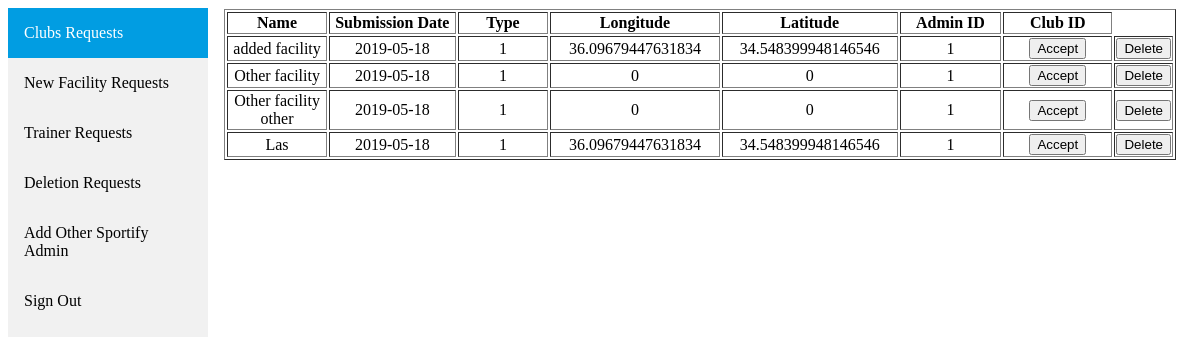
The page /facReqs.php on the database its author committed.
### tables this page shows
CREATE TABLE `newactssubmissions` (
  `id` int(11) NOT NULL,
  `actname` varchar(50) NOT NULL,
  `date` date NOT NULL,
  `type` int(11) NOT NULL,
  `longitude` double NOT NULL,
  `latitude` double NOT NULL,
  `adminid` int(11) NOT NULL,
  `checked` int(11) NOT NULL DEFAULT '1'
);

### facReqs.php (the view, shortened to what this page needs)
<html>
<head>
<link rel="stylesheet" type="text/css" href="css/sportifyAdmin.css" >
</head>
<body>
<?php require("sportifyAdminSidebar.php");
?>
<div class="content">
<table border=1>
<th> Name </th> <th> Submission Date </th> <th> Type </th> <th> Longitude </th> <th> Latitude </th> <th> Admin ID </th> <th> Club ID </th>
<?php
$conn = mysqli_connect("localhost", "root", "", "sportify");
$query = "SELECT * FROM `newactssubmissions` where checked = 1";
$result = mysqli_query($conn, $query);
while($row = mysqli_fetch_array($result)){
	echo "<tr>";
	for($i = 0 ; $i < 8; $i++)
	{
		if($i == 0 || $i == 6)continue;
		echo "<td>" .$row[$i]. "</td>";
	}
	echo "<td>  <a href='acceptFac.php?id=$row[0]'> <button> Accept  </button> </a> </td>";
	echo "<td>  <a href='deleteFac.php?id=$row[0]'> <button> Delete  </button> </a> </td>";
	echo "</tr>";
}
 ?>
</table>
</div>
</body>
</html>

### sportifyAdminSidebar.php
<div class="sidebar">
  <a class="active" href="sportifyAdmin.php?id=<?php echo $_GET['id']; ?>">Clubs Requests</a>
  <a href="facReqs.php?id=<?php echo $_GET['id']; ?>">New Facility Requests </a>
  <a href="trainerReqs.php?id=<?php echo $_GET['id']; ?>">Trainer Requests</a>
  <a href="deletionRequests.php?id=<?php echo $_GET['id']; ?>"> Deletion Requests </a>
  <a href="addSportifyAdmin.php?id=<?php echo $_GET['id']; ?>"> Add Other Sportify Admin </a>
  <a href="logout.php?id=<?php echo $_GET['id']; ?>">Sign Out</a>
</div>

### css/sportifyAdmin.css (style rules this page uses)
.sidebar { margin: 0; padding: 0; width: 200px; background-color: #f1f1f1; position: fixed; height: 100%; overflow: auto; }
.sidebar a { display: block; color: black; padding: 16px; text-decoration: none; }
.sidebar a.active { background-color: #019DE2; color: white; }
div.content { margin-left: 200px; padding: 1px 16px; height: 1000px; }

### facReqs.php (style rules this page uses)
th { width: 300px; }
td { text-align: center; }

### rows shown on the page
newactssubmissions: actname "added facility", date "2019-05-18", type "1", longitude "36.09679447631834", latitude "34.548399948146546", checked "1"
newactssubmissions: actname "Other facility", date "2019-05-18", type "1", longitude "0", latitude "0", checked "1"
newactssubmissions: actname "Other facility other", date "2019-05-18", type "1", longitude "0", latitude "0", checked "1"
newactssubmissions: actname "Las", date "2019-05-18", type "1", longitude "36.09679447631834", latitude "34.548399948146546", checked "1"
